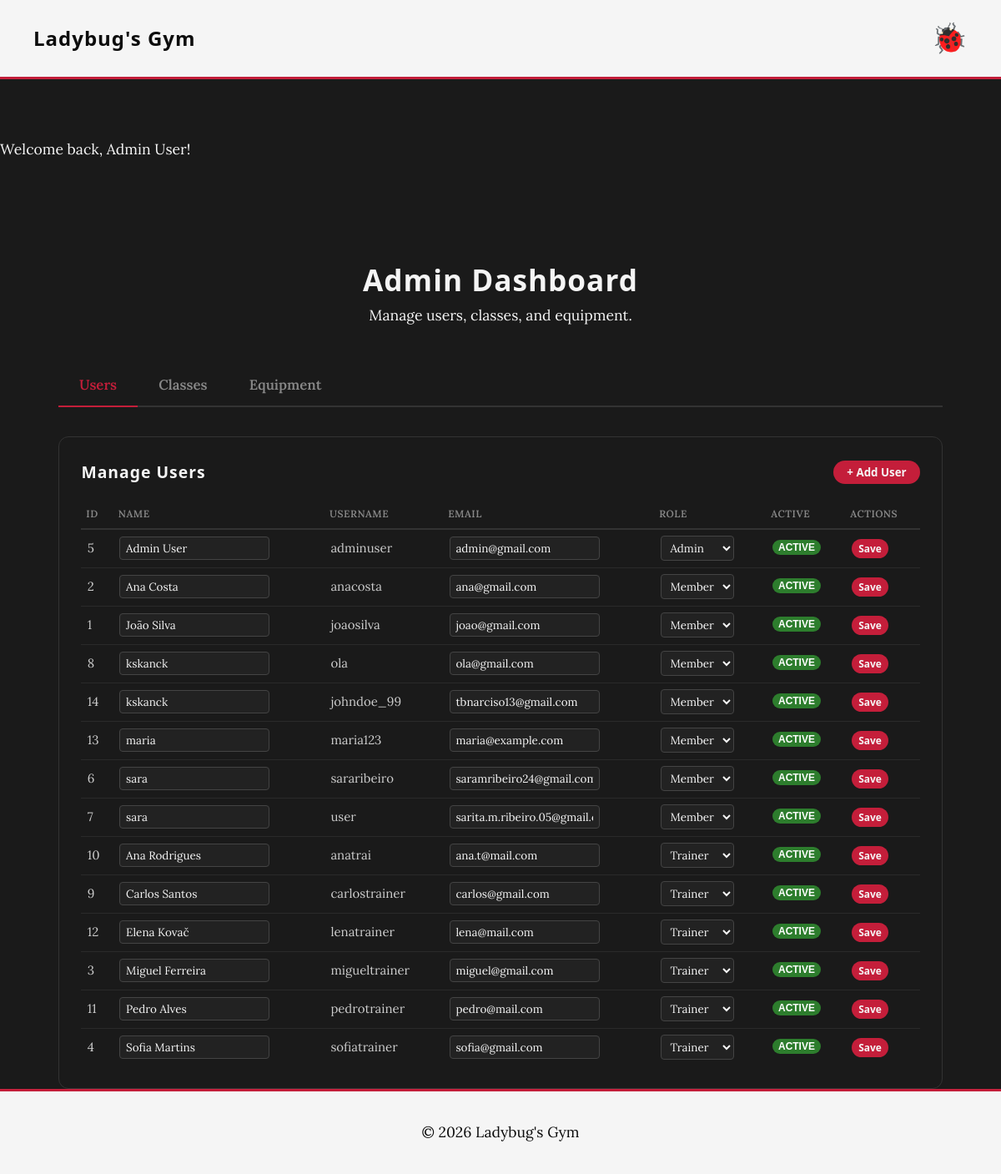
The app's page /pages/admin_dashboard.php (signed in), older data.
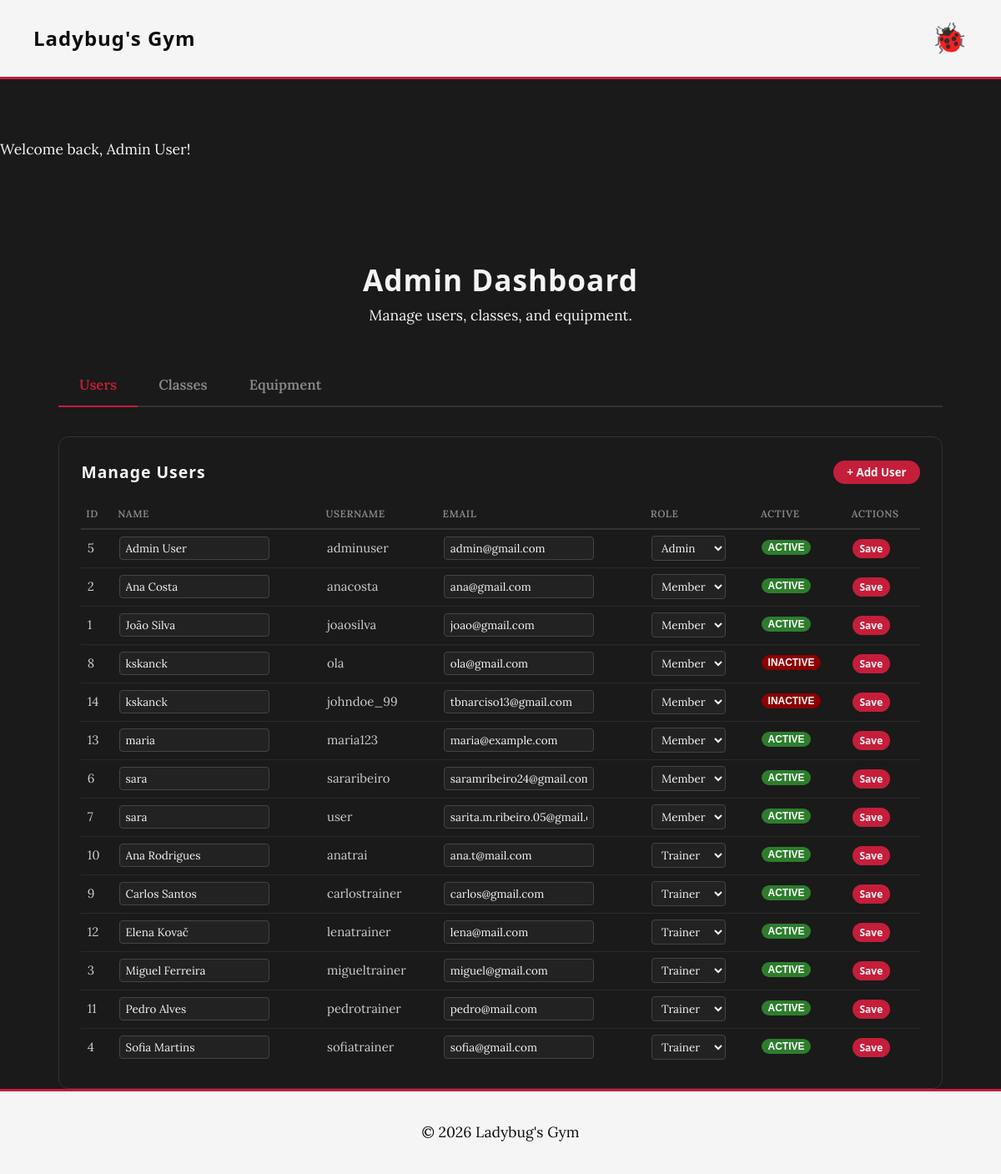
The same page, newer data.
### tables this page shows
CREATE TABLE users (
    id INTEGER PRIMARY KEY AUTOINCREMENT,
    username VARCHAR(50) UNIQUE NOT NULL,
    email VARCHAR(100) UNIQUE NOT NULL,
    password_hash TEXT NOT NULL,
    name TEXT NOT NULL,
    role TEXT CHECK(role IN ('member', 'trainer', 'admin')) NOT NULL DEFAULT 'member',
    profile_photo TEXT,
    active INTEGER NOT NULL DEFAULT 1 CHECK(active IN (0,1)),
    created_at TEXT DEFAULT CURRENT_TIMESTAMP,
    plan_id INTEGER REFERENCES plans(id) ON DELETE SET NULL
);

### utils/session.php (called while the page is built, shortened)
<?php
class Session {
    public static function getMessages(): array {
        $messages = $_SESSION[self::SESSION_KEY_MESSAGES] ?? [];
        return $messages;
    }
}
?>

### database/user.class.php (called while the page is built, shortened)
<?php
class User {
    public static function getAllUsers(?PDO $db = null): array {
        $db = $db ?? getDatabaseConnection();
        $stmt = $db->query('
            SELECT id, username, email, name, role, active, profile_photo, created_at
            FROM users
            ORDER BY role ASC, name ASC
        ');
        return $stmt->fetchAll();
    }
}
?>

### pages/admin_dashboard.php (the view, shortened to what this page needs)
<?php
require_once(__DIR__ . '/../templates/common.tpl.php');
require_once(__DIR__ . '/../utils/session.php');
require_once(__DIR__ . '/../database/user.class.php');
$db = getDatabaseConnection();
$tab = $_GET['tab'] ?? 'users';
$users = User::getAllUsers($db);
drawHead("Admin Dashboard | Ladybug's Gym");
drawHeader();
?>
<main class="container" style="padding-top: 1em;">
    <div class="page-header">
        <h2>Admin Dashboard</h2>
        <p>Manage users, classes, and equipment.</p>
    </div>
    <div class="admin-tabs">
        <a href="?tab=users" class="admin-tab <?= $tab === 'users' ? 'active' : '' ?>">Users</a>
        <a href="?tab=classes" class="admin-tab <?= $tab === 'classes' ? 'active' : '' ?>">Classes</a>
        <a href="?tab=equipment" class="admin-tab <?= $tab === 'equipment' ? 'active' : '' ?>">Equipment</a>
    </div>
    <?php if ($tab === 'users'): ?>
    <section class="admin-section">
        <div class="admin-section-header">
            <h3>Manage Users</h3>
            <button class="button button-small" onclick="this.nextElementSibling.style.display='block'">+ Add User</button>
        </div>
        <div class="admin-table-wrap">
            <table class="admin-table">
                <thead>
                    <tr>
                        <th>ID</th>
                        <th>Name</th>
                        <th>Username</th>
                        <th>Email</th>
                        <th>Role</th>
                        <th>Active</th>
                        <th>Actions</th>
                    </tr>
                </thead>
                <tbody>
                    <?php foreach ($users as $u): ?>
                    <tr>
                        <td><?= $u['id'] ?></td>
                        <td>
                            <form action="../actions/action_admin_users.php" method="post" class="inline-edit" style="display:inline">
                                <input type="text" name="name" value="<?= htmlspecialchars($u['name']) ?>" class="inline-input" required>
                        </td>
                        <td><?= htmlspecialchars($u['username']) ?></td>
                        <td>
                                <input type="email" name="email" value="<?= htmlspecialchars($u['email']) ?>" class="inline-input" required>
                        </td>
                        <td>
                            <form action="../actions/action_admin_users.php" method="post" style="display:inline">
                                <select name="role" onchange="this.form.submit()">
                                    <option value="member" <?= $u['role'] === 'member' ? 'selected' : '' ?>>Member</option>
                                    <option value="trainer" <?= $u['role'] === 'trainer' ? 'selected' : '' ?>>Trainer</option>
                                    <option value="admin" <?= $u['role'] === 'admin' ? 'selected' : '' ?>>Admin</option>
                                </select>
                            </form>
                        </td>
                        <td>
                            <form action="../actions/action_admin_users.php" method="post" style="display:inline">
                                <button class="badge badge-<?= $u['active'] ? 'active' : 'inactive' ?>"><?= $u['active'] ? 'Active' : 'Inactive' ?></button>
                            </form>
                        </td>
                        <td>
                                <button class="button button-small">Save</button>
                        </td>
                    </tr>
                    <?php endforeach; ?>
                </tbody>
            </table>
        </div>
    </section>
    <?php endif; ?>
</main>
<?php
drawFooter();
?>

### templates/common.tpl.php (shortened to what this page needs)
<?php
function drawHead($title) {
    ?>
    <!DOCTYPE html>
    <html lang="en">
    <head>
        <?php drawCSSLinks(); ?>
    </head>
    <body>
    <?php
}
function drawHeader() {
    require_once(__DIR__ . '/../utils/session.php');
    require_once(__DIR__ . '/../database/user.class.php');
    ?>
    <header class="site-header">
        <div class="container header-container" id="headerContainer">
            <h1>Ladybug's Gym</h1>
            <div class="logo-container" id="ladybugToggle">
                <div class="ladybug-icon">🐞</div>
            </div>
        </div>
    </header>
    <?php
    drawMessages();
}
?>
<?php
function drawFooter() {
    ?>
    <footer class="site-footer">
        <div class="container">
            <p>&copy; 2026 Ladybug's Gym</p>
        </div>
    </footer>
    <?php
}
function drawCSSLinks() {
    ?>
    <link rel="stylesheet" href="../css/base.css">
    <link rel="stylesheet" href="../css/components.css">
    <link rel="stylesheet" href="../css/layout.css">
    <link rel="stylesheet" href="../css/pages.css">
    <link rel="stylesheet" href="../css/shared.css">
    <link rel="stylesheet" href="../css/cards.css">
    <link rel="stylesheet" href="../css/carousel.css">
    <link rel="stylesheet" href="../css/home.css">
    <link rel="stylesheet" href="../css/schedule.css">
    <link rel="stylesheet" href="../css/profile.css">
    <link rel="stylesheet" href="../css/login.css">
    <link rel="stylesheet" href="../css/trainers.css">
    <link rel="stylesheet" href="../css/trainer-dashboard.css">
    <link rel="stylesheet" href="../css/admin-dashboard.css">
    <?php
}
function drawMessages() {
    $messages = Session::getMessages();
    if (empty($messages)) return;
    echo '<section id="messages">';
    foreach ($messages as $message) {
        $type = htmlspecialchars($message['type']);
        $text = htmlspecialchars($message['text']);
        echo "<div class=\"alert alert-$type\">$text</div>";
    }
    echo '</section>';
}

### css/base.css (style rules this page uses)
:root { --ladybug-red: #c41e3a; --ladybug-dark-red: #8b0000; --ladybug-black: #0d0d0d; --ladybug-dark-gray: #2a2a2a; --ladybug-medium-gray: #3d3d3d; --ladybug-white: #f5f5f5; --ladybug-bg: #1a1a1a; --ladybug-gray: #888; --ladybug-light: #4a1a1a; --accent-deep-red: #a01830; --accent-maroon: #7a0e26; --font-heading: 'Treova', 'Segoe UI', Arial, sans-serif; --font-body: 'Lora', Georgia, serif; --font-accent: 'Treova', 'Segoe UI', sans-serif; --primary-green: #1b4332; --accent-green: var(--ladybug-red); --light-green: var(--ladybug-light); --white: var(--ladybug-white); --gray: var(--ladybug-gray); --bg-color: var(--ladybug-bg); }
* { margin: 0; padding: 0; box-sizing: border-box; }
body { font-family: var(--font-body); line-height: 1.6; color: var(--ladybug-white); background-color: var(--bg-color); font-size: 1.1rem; }
h1, h2, h3, h4, h5, h6 { font-family: var(--font-heading); letter-spacing: 1px; color: var(--ladybug-white); }
a { text-decoration: none; color: var(--primary-green); transition: color 0.3s; }
section { padding: 4em 0; }

### css/components.css (style rules this page uses)
.button { font-family: var(--font-accent); display: inline-block; padding: 0.8em 2em; background-color: var(--ladybug-red); color: var(--ladybug-white); border-radius: 50px; font-weight: bold; text-align: center; border: none; cursor: pointer; transition: all 0.3s cubic-bezier(0.34, 1.56, 0.64, 1); position: relative; overflow: hidden; }
.button-small { padding: 0.4em 1.2em; }
.badge { display: inline-block; padding: 0.2em 0.8em; border-radius: 12px; font-size: 0.75em; font-weight: bold; text-transform: uppercase; margin-bottom: 0.5em; }

### css/layout.css (style rules this page uses)
.container { max-width: 1100px; margin: 0 auto; padding: 0 20px; width: 100%; }
.site-header { background-color: var(--ladybug-white); border-bottom: 3px solid var(--ladybug-red); padding: 1em 0; }
.site-header a, .site-header h1, .site-header nav { color: var(--ladybug-black); }
.header-container { display: flex; justify-content: space-between; align-items: center; position: relative; max-width: 100%; padding: 0 40px; }
.site-header h1 { font-size: 1.5rem; color: var(--ladybug-black); }
.site-footer { text-align: center; padding: 2em 0; background-color: var(--ladybug-white); color: var(--ladybug-black); border-top: 3px solid var(--ladybug-red); }
.site-footer .container { max-width: 100%; }
.logo-container { cursor: pointer; z-index: 20; position: relative; user-select: none; }
.ladybug-icon { font-size: 2.2rem; transition: transform 0.4s ease; }

### css/pages.css (style rules this page uses)
.page-header { text-align: center; margin-bottom: 2.5em; }
.page-header h2 { color: var(--primary-green); font-size: 2.2rem; }

### css/shared.css (style rules this page uses)
.page-header { text-align: center; margin-top: 1.5em; margin-bottom: 2.5em; }
.page-header h2 { color: var(--ladybug-white); font-size: 2.2rem; }
main.container { padding-top: 1em; }

Row changes from the older to the newer data that the page shows:
changed users "ola": active "ACTIVE" → "INACTIVE"
changed users "johndoe_99": active "ACTIVE" → "INACTIVE"
